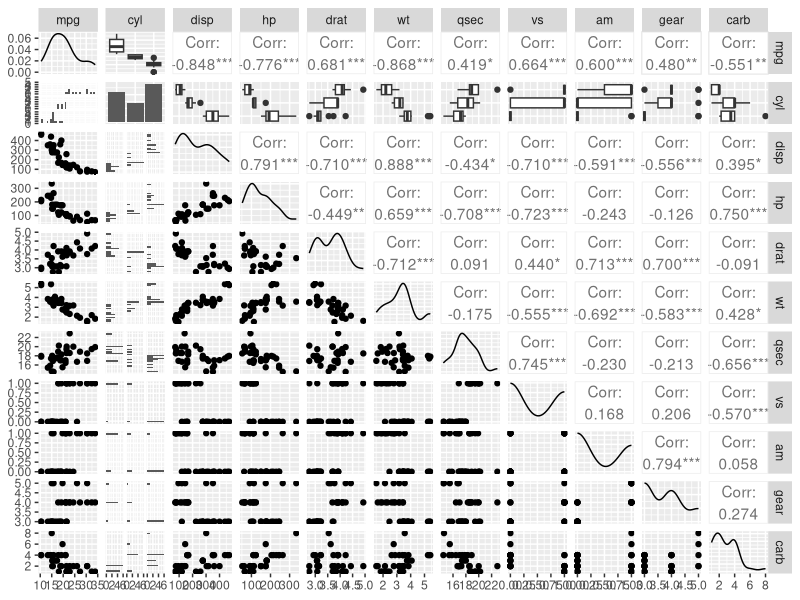
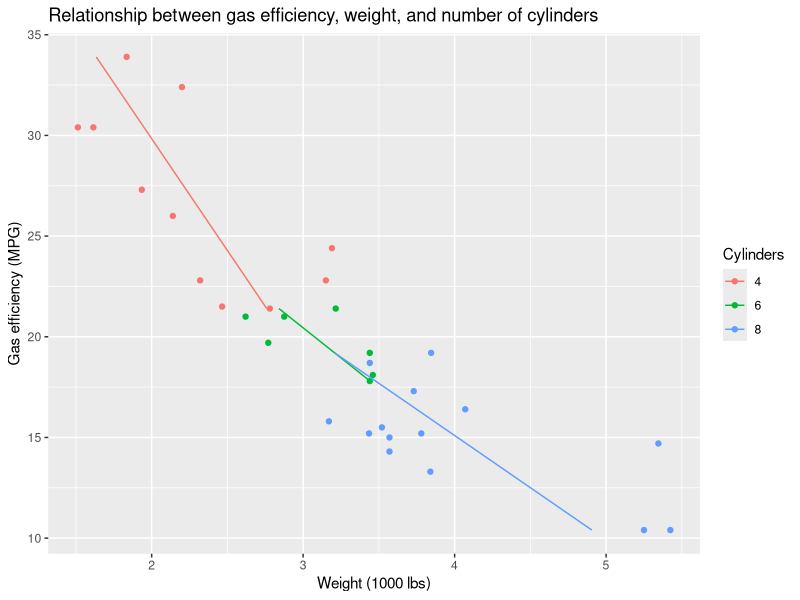

Write R code to recreate these figures, in order.
## ---- chunk 1
library(tidyverse)
library(GGally)
library(modelr)
knitr::opts_chunk$set(warning = FALSE, message = FALSE)
## ---- chunk 2
df <- mtcars

df$cyl <- as.factor(df$cyl)
## ---- chunk 3
ggpairs(df)
## ---- chunk 4
mod1 <- glm(data=df, formula = wt ~ mpg)
mod2 <- glm(data=df, formula = wt ~ mpg + cyl)
mod3 <- glm(data=df, formula = wt ~ mpg * cyl)
## ---- chunk 5
mod1mse <- mean(residuals(mod1)^2)
mod2mse <- mean(residuals(mod2)^2)
mod3mse <- mean(residuals(mod3)^2)

mod1mse
mod2mse
mod3mse
## ---- chunk 6
mod3.pred <- add_predictions(df,mod3,type = "response")
## ---- chunk 7
ggplot(mod3.pred,aes(y=mpg,color=cyl)) +
  geom_point(aes(x=wt))+
  geom_line(aes(x=pred))+
  labs(title="Relationship between gas efficiency, weight, and number of cylinders",
       x="Weight (1000 lbs)",y="Gas efficiency (MPG)",color="Cylinders")

